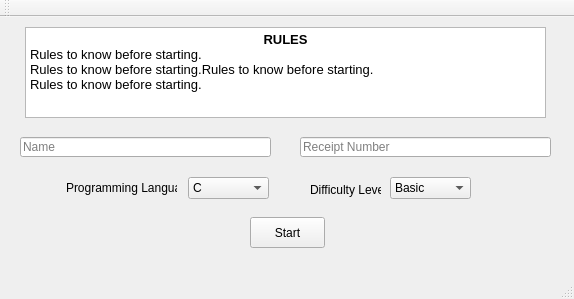
<?xml version="1.0" encoding="UTF-8"?>
<ui version="4.0">
 <class>LoginWindow</class>
 <widget class="QMainWindow" name="LoginWindow">
  <property name="geometry">
   <rect>
    <x>0</x>
    <y>0</y>
    <width>574</width>
    <height>299</height>
   </rect>
  </property>
  <property name="windowTitle">
   <string>LoginWindow</string>
  </property>
  <widget class="QWidget" name="centralWidget">
   <widget class="QLineEdit" name="name">
    <property name="geometry">
     <rect>
      <x>20</x>
      <y>120</y>
      <width>251</width>
      <height>20</height>
     </rect>
    </property>
    <property name="placeholderText">
     <string>Name</string>
    </property>
   </widget>
   <widget class="QLineEdit" name="receiptNumber">
    <property name="geometry">
     <rect>
      <x>300</x>
      <y>120</y>
      <width>251</width>
      <height>20</height>
     </rect>
    </property>
    <property name="placeholderText">
     <string>Receipt Number</string>
    </property>
   </widget>
   <widget class="QTextBrowser" name="textBrowser">
    <property name="geometry">
     <rect>
      <x>25</x>
      <y>10</y>
      <width>521</width>
      <height>91</height>
     </rect>
    </property>
    <property name="html">
     <string>&lt;!DOCTYPE HTML PUBLIC &quot;-//W3C//DTD HTML 4.0//EN&quot; &quot;http://www.w3.org/TR/REC-html40/strict.dtd&quot;&gt;
&lt;html&gt;&lt;head&gt;&lt;meta name=&quot;qrichtext&quot; content=&quot;1&quot; /&gt;&lt;style type=&quot;text/css&quot;&gt;
p, li { white-space: pre-wrap; }
&lt;/style&gt;&lt;/head&gt;&lt;body style=&quot; font-family:'MS Shell Dlg 2'; font-size:8.25pt; font-weight:400; font-style:normal;&quot;&gt;
&lt;p align=&quot;center&quot; style=&quot; margin-top:0px; margin-bottom:0px; margin-left:0px; margin-right:0px; -qt-block-indent:0; text-indent:0px;&quot;&gt;&lt;span style=&quot; font-size:10pt; font-weight:600;&quot;&gt;RULES&lt;/span&gt;&lt;/p&gt;
&lt;p style=&quot; margin-top:0px; margin-bottom:0px; margin-left:0px; margin-right:0px; -qt-block-indent:0; text-indent:0px;&quot;&gt;&lt;span style=&quot; font-size:10pt;&quot;&gt;Rules to know before starting.&lt;/span&gt;&lt;/p&gt;
&lt;p style=&quot; margin-top:0px; margin-bottom:0px; margin-left:0px; margin-right:0px; -qt-block-indent:0; text-indent:0px;&quot;&gt;&lt;span style=&quot; font-size:10pt;&quot;&gt;Rules to know before starting.Rules to know before starting.&lt;/span&gt;&lt;/p&gt;
&lt;p style=&quot; margin-top:0px; margin-bottom:0px; margin-left:0px; margin-right:0px; -qt-block-indent:0; text-indent:0px;&quot;&gt;&lt;span style=&quot; font-size:10pt;&quot;&gt;Rules to know before starting.&lt;/span&gt;&lt;/p&gt;&lt;/body&gt;&lt;/html&gt;</string>
    </property>
   </widget>
   <widget class="QComboBox" name="languageBox">
    <property name="geometry">
     <rect>
      <x>188</x>
      <y>160</y>
      <width>81</width>
      <height>22</height>
     </rect>
    </property>
    <item>
     <property name="text">
      <string>C</string>
     </property>
    </item>
    <item>
     <property name="text">
      <string>C++</string>
     </property>
    </item>
    <item>
     <property name="text">
      <string>Java</string>
     </property>
    </item>
    <item>
     <property name="text">
      <string>Python</string>
     </property>
    </item>
   </widget>
   <widget class="QLabel" name="label">
    <property name="geometry">
     <rect>
      <x>66</x>
      <y>160</y>
      <width>111</width>
      <height>21</height>
     </rect>
    </property>
    <property name="text">
     <string>Programming Language</string>
    </property>
   </widget>
   <widget class="QLabel" name="label_2">
    <property name="geometry">
     <rect>
      <x>310</x>
      <y>162</y>
      <width>71</width>
      <height>21</height>
     </rect>
    </property>
    <property name="text">
     <string>Difficulty Level</string>
    </property>
   </widget>
   <widget class="QPushButton" name="startButton">
    <property name="geometry">
     <rect>
      <x>250</x>
      <y>200</y>
      <width>75</width>
      <height>31</height>
     </rect>
    </property>
    <property name="text">
     <string>Start</string>
    </property>
   </widget>
   <widget class="QComboBox" name="difficultyBox">
    <property name="geometry">
     <rect>
      <x>390</x>
      <y>160</y>
      <width>81</width>
      <height>22</height>
     </rect>
    </property>
    <item>
     <property name="text">
      <string>Basic</string>
     </property>
    </item>
    <item>
     <property name="text">
      <string>Advanced</string>
     </property>
    </item>
   </widget>
  </widget>
  <widget class="QMenuBar" name="menuBar">
   <property name="geometry">
    <rect>
     <x>0</x>
     <y>0</y>
     <width>574</width>
     <height>21</height>
    </rect>
   </property>
  </widget>
  <widget class="QToolBar" name="mainToolBar">
   <attribute name="toolBarArea">
    <enum>TopToolBarArea</enum>
   </attribute>
   <attribute name="toolBarBreak">
    <bool>false</bool>
   </attribute>
  </widget>
  <widget class="QStatusBar" name="statusBar"/>
 </widget>
 <layoutdefault spacing="6" margin="11"/>
 <resources/>
 <connections/>
</ui>
